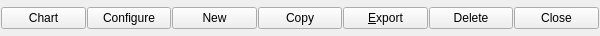
<?xml version="1.0" encoding="UTF-8"?>
<ui version="4.0">
 <class>ReportControl</class>
 <widget class="QWidget" name="ReportControl">
  <property name="geometry">
   <rect>
    <x>0</x>
    <y>0</y>
    <width>600</width>
    <height>36</height>
   </rect>
  </property>
  <layout class="QHBoxLayout">
   <property name="spacing">
    <number>1</number>
   </property>
   <property name="leftMargin">
    <number>1</number>
   </property>
   <property name="topMargin">
    <number>1</number>
   </property>
   <property name="rightMargin">
    <number>1</number>
   </property>
   <property name="bottomMargin">
    <number>1</number>
   </property>
   <item>
    <widget class="QPushButton" name="buttonChart">
     <property name="minimumSize">
      <size>
       <width>75</width>
       <height>0</height>
      </size>
     </property>
     <property name="toolTip">
      <string>Show the chart version of this report</string>
     </property>
     <property name="text">
      <string>Chart</string>
     </property>
    </widget>
   </item>
   <item>
    <widget class="QPushButton" name="buttonConfigure">
     <property name="minimumSize">
      <size>
       <width>75</width>
       <height>0</height>
      </size>
     </property>
     <property name="toolTip">
      <string>Configure this report</string>
     </property>
     <property name="text">
      <string>Configure</string>
     </property>
    </widget>
   </item>
   <item>
    <widget class="QPushButton" name="buttonNew">
     <property name="minimumSize">
      <size>
       <width>75</width>
       <height>0</height>
      </size>
     </property>
     <property name="toolTip">
      <string>Create a new report based on this one</string>
     </property>
     <property name="text">
      <string comment="@action create new report">New</string>
     </property>
    </widget>
   </item>
   <item>
    <widget class="QPushButton" name="buttonCopy">
     <property name="minimumSize">
      <size>
       <width>75</width>
       <height>0</height>
      </size>
     </property>
     <property name="toolTip">
      <string>Copy this report to the clipboard</string>
     </property>
     <property name="text">
      <string>Copy</string>
     </property>
    </widget>
   </item>
   <item>
    <widget class="QPushButton" name="buttonExport">
     <property name="minimumSize">
      <size>
       <width>75</width>
       <height>0</height>
      </size>
     </property>
     <property name="toolTip">
      <string>Export this report as an HTML or CSV file</string>
     </property>
     <property name="text">
      <string>&amp;Export</string>
     </property>
    </widget>
   </item>
   <item>
    <widget class="QPushButton" name="buttonDelete">
     <property name="minimumSize">
      <size>
       <width>75</width>
       <height>0</height>
      </size>
     </property>
     <property name="toolTip">
      <string>Permanently delete this report</string>
     </property>
     <property name="text">
      <string>Delete</string>
     </property>
    </widget>
   </item>
   <item>
    <widget class="QPushButton" name="buttonClose">
     <property name="minimumSize">
      <size>
       <width>75</width>
       <height>0</height>
      </size>
     </property>
     <property name="toolTip">
      <string>Close this window</string>
     </property>
     <property name="text">
      <string>Close</string>
     </property>
    </widget>
   </item>
  </layout>
 </widget>
 <layoutdefault spacing="6" margin="11"/>
 <resources/>
 <connections/>
</ui>
